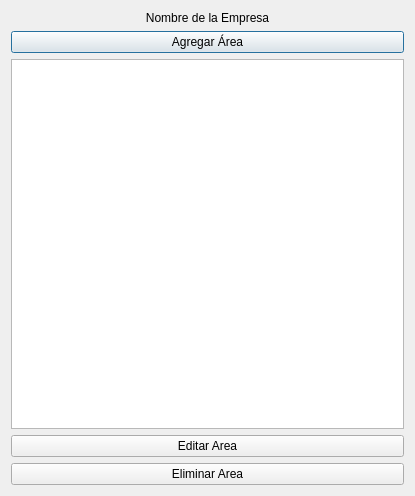
<?xml version="1.0" encoding="UTF-8"?>
<ui version="4.0">
 <class>Dialog</class>
 <widget class="QDialog" name="Dialog">
  <property name="geometry">
   <rect>
    <x>0</x>
    <y>0</y>
    <width>415</width>
    <height>496</height>
   </rect>
  </property>
  <property name="windowTitle">
   <string>Dialog</string>
  </property>
  <layout class="QVBoxLayout" name="verticalLayout">
   <item>
    <widget class="QLabel" name="label">
     <property name="text">
      <string>Nombre de la Empresa</string>
     </property>
     <property name="alignment">
      <set>Qt::AlignCenter</set>
     </property>
    </widget>
   </item>
   <item>
    <widget class="QPushButton" name="pushButton_agregar_area">
     <property name="text">
      <string>Agregar Área</string>
     </property>
    </widget>
   </item>
   <item>
    <widget class="QTableWidget" name="tableWidget_area"/>
   </item>
   <item>
    <widget class="QPushButton" name="pushButton_editar_area">
     <property name="text">
      <string>Editar Area</string>
     </property>
    </widget>
   </item>
   <item>
    <widget class="QPushButton" name="pushButton_eliminar_area">
     <property name="text">
      <string>Eliminar Area</string>
     </property>
    </widget>
   </item>
  </layout>
 </widget>
 <resources/>
 <connections/>
</ui>
